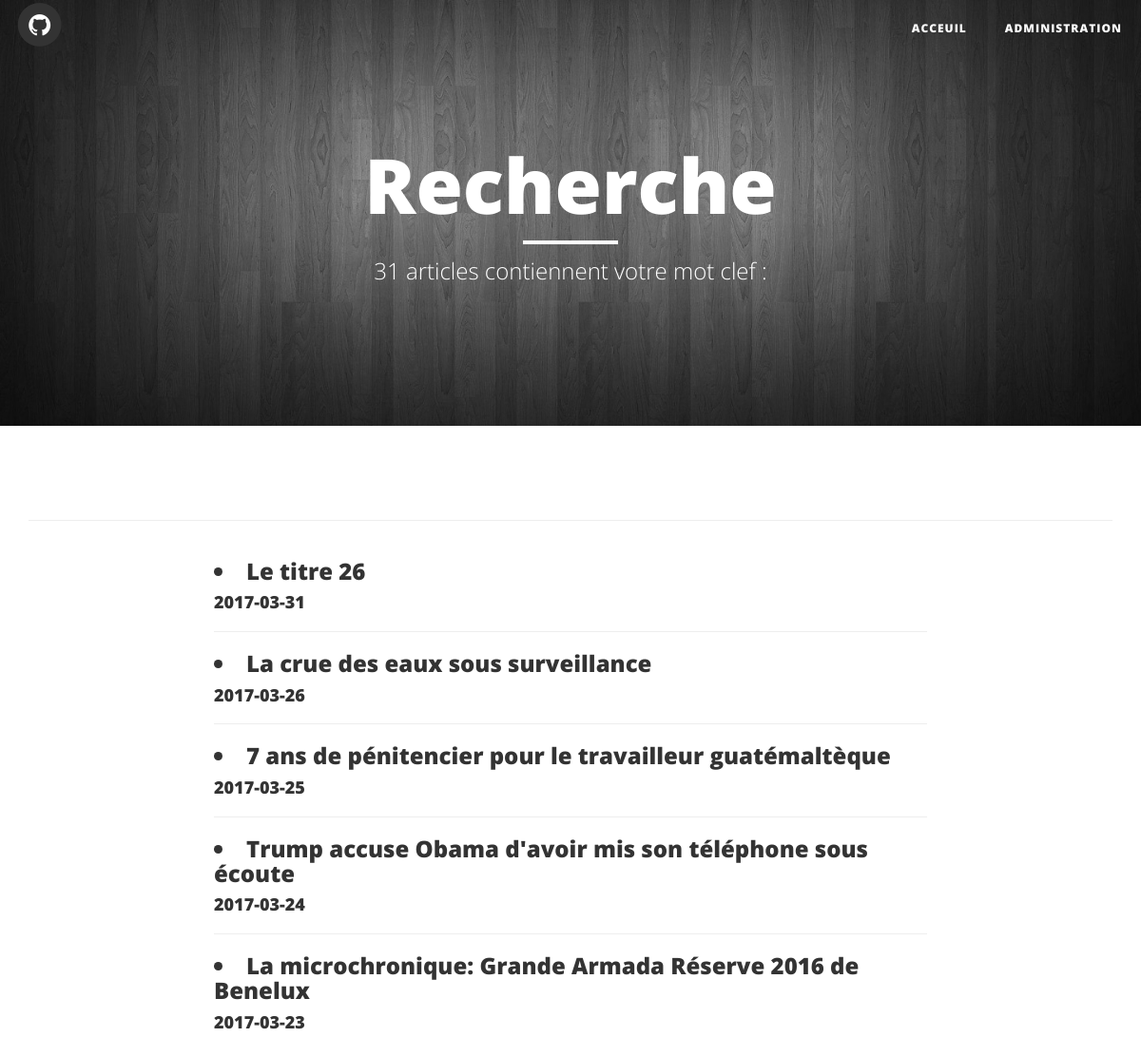
/recherche (upper part), run on an earlier commit of the app's database.
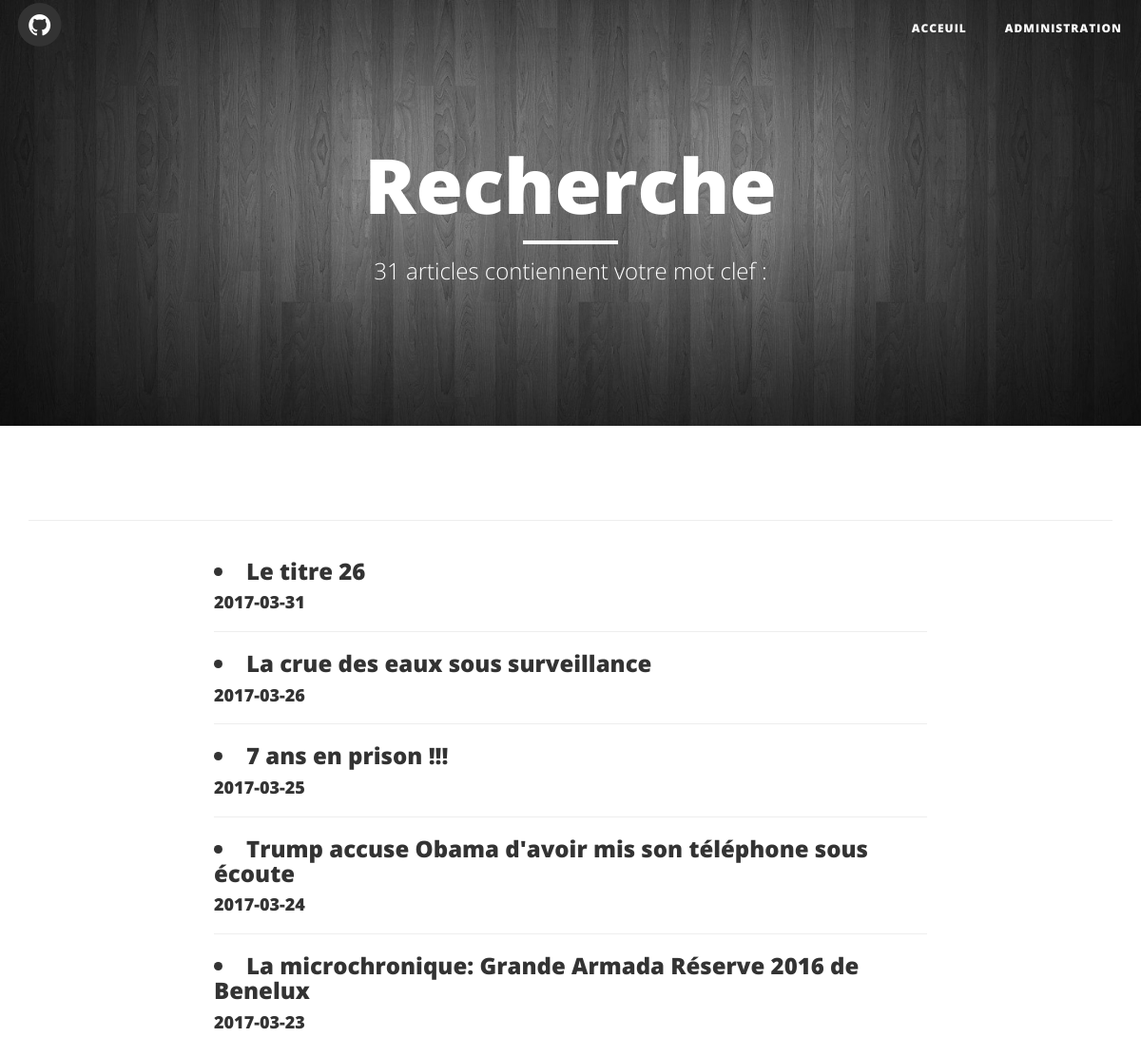
And on a later commit of the database.
### tables this page shows
CREATE TABLE article (
  id integer primary key,
  titre varchar(100),
  identifiant varchar(50),
  auteur varchar(100),
  date_publication text,
  paragraphe varchar(500)
);

### index.py (the view)
@app.route('/recherche')
def get_recherche_article():
    valeur_recherche = request.args.get('valeur_recherche','')
    articles = get_db().get_recherche_article(valeur_recherche)
    if len(articles) == 0:
        return render_template('aucun_article.html', titre="Aucun article",
                           sous_titre="Aucun article ne correspond avec la recherche.")
    else:
        if len(articles) == 1:
            sous_titre = "1 article contient votre mot clef : {0}".format(valeur_recherche)
        else:
            sous_titre = "{0} articles contiennent votre mot clef : {1}".format(len(articles), valeur_recherche)
        return render_template('rechercheArticles.html',titre="Recherche", sous_titre=sous_titre, valeur_recherche=valeur_recherche, articles=articles)

### database.py (called while the page is built)
def build_dictionary_list(curseur):
    liste_article = []
    for row in curseur:
        dict_article = {}
        for i in range(0, len(row)):
            dict_article[curseur.description[i][0]] = row[i]
        liste_article.append(dict_article)
    return liste_article

    def get_connection(self):
        if self.connection is None:
            self.connection = sqlite3.connect('db/crm.db')
        return self.connection

    def disconnect(self):
        if self.connection is not None:
            self.connection.close()

    def get_recherche_article(self, valeur_recherche):
        cursor = self.get_connection().cursor()
        cursor.execute("select titre, date_publication, identifiant from article "
                       "where date_publication <= date('now','localtime') and "
                       "      (titre like ? or paragraphe like ?) "
                       "Order by date_publication Desc",
                       ("%"+valeur_recherche+"%", "%"+valeur_recherche+"%"))
        return build_dictionary_list(cursor)

### index.py (called while the page is built)
def get_db():
    db = getattr(g, '_database', None)
    if db is None:
        g._database = Database()
    return g._database

@app.teardown_appcontext
def close_connection(exception):
    db = getattr(g, '_database', None)
    if db is not None:
        db.disconnect()

### templates/rechercheArticles.html (shortened to what this page needs)
{% extends "HeaderFooter.html" %}
{% block content %}
    <div class="container">
		<br/>
		<hr/>
        <div class="row">
            <div class="col-lg-8 col-lg-offset-2 col-md-10 col-md-offset-1">
                <div class="post-preview">
                    {% for article in articles %}
                        <h3 class="titre-article">
                            <a href="/article/{{ article.identifiant }}"><li>{{ article.titre }}</a>
                            <h4 class="sous-titre-article">
                                {{ article.date_publication }}
                            </h4>
                        </h3>
                        <hr/>
                    {% endfor %}
                </div>
            </div>
        </div>
    </div>
{% endblock %}

### templates/HeaderFooter.html (shortened to what this page needs)
<!DOCTYPE html>
<html lang="fr">
<head>
    <link href="http://localhost:5000/static/vendor/bootstrap/css/bootstrap.css" rel="stylesheet">
    <link href="http://localhost:5000/static/css/clean-blog.css" rel="stylesheet">
    <link href="http://localhost:5000/static/vendor/font-awesome/css/font-awesome.css" rel="stylesheet" type="text/css">
</head>
<body>
    <nav class="navbar navbar-default navbar-custom navbar-fixed-top">
        <div class="container-fluid">
            <div class="navbar-header page-scroll">
                <a href="https://github.com/lrgingras/tp1" target="_blank">
                    <span class="fa-stack fa-lg">
                        <i class="fa fa-circle fa-stack-2x"></i>
                        <i class="fa fa-github fa-stack-1x fa-inverse"></i>
                    </span>
                </a>
            </div>
            <div class="collapse navbar-collapse" id="bs-example-navbar-collapse-1">
                <ul class="nav navbar-nav navbar-right">
                    <li>
                        <a href="/">Acceuil</a>
                    </li>
                    <li>
                        <a href="/admin">Administration</a>
                    </li>
                </ul>
            </div>
        </div>
    </nav>
    <header class="intro-header" style="background-image: url('http://localhost:5000/static/img/background-images.jpg')">
        <div class="container">
            <div class="row">
                <div class="col-lg-8 col-lg-offset-2 col-md-10 col-md-offset-1">
                    <div class="page-heading">
                        <h1>{{ titre }}</h1>
                        <hr class="small">
                        <span class="subheading">{{sous_titre}}</span>
                    </div>
                </div>
            </div>
        </div>
    </header>
	{% block content %}{% endblock %}
</body>
</html>

### static/css/clean-blog.css (style rules this page uses)
body { font-family: 'Lora', 'Times New Roman', serif; font-size: 20px; color: #333333; }
h1, h2, h3, h4, h5, h6 { font-family: 'Open Sans', 'Helvetica Neue', Helvetica, Arial, sans-serif; font-weight: 800; }
a { color: #333333; }
hr.small { max-width: 100px; margin: 15px auto; border-width: 4px; border-color: white; }
.navbar-custom { position: absolute; top: 0; left: 0; width: 100%; z-index: 3; font-family: 'Open Sans', 'Helvetica Neue', Helvetica, Arial, sans-serif; }
.navbar-custom .nav li a { text-transform: uppercase; font-size: 12px; font-weight: 800; letter-spacing: 1px; }
@media only screen and (min-width: 768px) { .navbar-custom { background: transparent; border-bottom: 1px solid transparent; } }
@media only screen and (min-width: 768px) { .navbar-custom .nav li a { color: white; padding: 20px; } }
@media only screen and (min-width: 1170px) { .navbar-custom { -webkit-transition: background-color 0.3s; -moz-transition: background-color 0.3s; transition: background-color 0.3s; -webkit-transform: translate3d(0, 0, 0); -moz-transform: translate3d(0, 0, 0); -ms-transform: translate3d(0, 0, 0); -o-transform: translate3d(0, 0, 0); transform: translate3d(0, 0, 0); -webkit-backface-visibility: hidden; backface-visibility: hidden; } }
.intro-header { background-color: #777777; background: no-repeat center center; background-attachment: scroll; -webkit-background-size: cover; -moz-background-size: cover; background-size: cover; -o-background-size: cover; margin-bottom: 50px; }
.intro-header .site-heading, .intro-header .post-heading, .intro-header .page-heading { padding: 100px 0 50px; color: white; }
@media only screen and (min-width: 768px) { .intro-header .site-heading, .intro-header .post-heading, .intro-header .page-heading { padding: 150px 0; } }
.intro-header .site-heading, .intro-header .page-heading { text-align: center; }
.intro-header .site-heading h1, .intro-header .page-heading h1 { margin-top: 0; font-size: 50px; }
.intro-header .site-heading .subheading, .intro-header .page-heading .subheading { font-size: 24px; line-height: 1.1; display: block; font-family: 'Open Sans', 'Helvetica Neue', Helvetica, Arial, sans-serif; font-weight: 300; margin: 10px 0 0; }
@media only screen and (min-width: 768px) { .intro-header .site-heading h1, .intro-header .page-heading h1 { font-size: 80px; } }
body { -webkit-tap-highlight-color: #0085A1; }

What changed in the data, as far as the page shows it:
changed article: titre "7 ans de pénitencier pour le travailleur guatémaltèque" → "7 ans en prison !!!"
